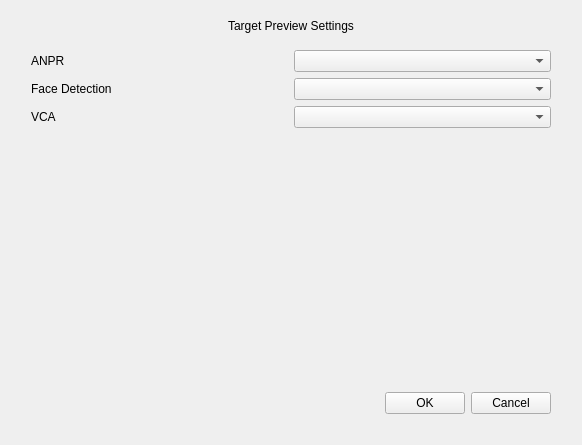
<?xml version="1.0" encoding="UTF-8"?>
<ui version="4.0">
 <class>TargetPreviewSettings</class>
 <widget class="QWidget" name="TargetPreviewSettings">
  <property name="geometry">
   <rect>
    <x>0</x>
    <y>0</y>
    <width>582</width>
    <height>445</height>
   </rect>
  </property>
  <property name="windowTitle">
   <string>Form</string>
  </property>
  <layout class="QVBoxLayout" name="verticalLayout">
   <property name="spacing">
    <number>0</number>
   </property>
   <item>
    <widget class="QLabel" name="label_title">
     <property name="minimumSize">
      <size>
       <width>0</width>
       <height>30</height>
      </size>
     </property>
     <property name="text">
      <string>Target Preview Settings</string>
     </property>
     <property name="alignment">
      <set>Qt::AlignCenter</set>
     </property>
    </widget>
   </item>
   <item>
    <widget class="QWidget" name="widget_background" native="true">
     <property name="sizePolicy">
      <sizepolicy hsizetype="Preferred" vsizetype="Expanding">
       <horstretch>0</horstretch>
       <verstretch>0</verstretch>
      </sizepolicy>
     </property>
     <layout class="QVBoxLayout" name="verticalLayout_2">
      <property name="leftMargin">
       <number>20</number>
      </property>
      <property name="rightMargin">
       <number>20</number>
      </property>
      <property name="bottomMargin">
       <number>20</number>
      </property>
      <item>
       <layout class="QGridLayout" name="gridLayout">
        <item row="0" column="1">
         <widget class="ComboBox" name="comboBoxAnpr"/>
        </item>
        <item row="2" column="0">
         <widget class="MyLabel" name="labelVca">
          <property name="text">
           <string>VCA</string>
          </property>
         </widget>
        </item>
        <item row="0" column="0">
         <widget class="MyLabel" name="labelAnpr">
          <property name="text">
           <string>ANPR</string>
          </property>
         </widget>
        </item>
        <item row="2" column="1">
         <widget class="ComboBox" name="comboBoxVca"/>
        </item>
        <item row="1" column="0">
         <widget class="MyLabel" name="labelFace">
          <property name="text">
           <string>Face Detection</string>
          </property>
         </widget>
        </item>
        <item row="1" column="1">
         <widget class="ComboBox" name="comboBoxFace"/>
        </item>
       </layout>
      </item>
      <item>
       <spacer name="verticalSpacer">
        <property name="orientation">
         <enum>Qt::Vertical</enum>
        </property>
        <property name="sizeHint" stdset="0">
         <size>
          <width>20</width>
          <height>40</height>
         </size>
        </property>
       </spacer>
      </item>
      <item>
       <layout class="QHBoxLayout" name="horizontalLayout">
        <item>
         <spacer name="horizontalSpacer">
          <property name="orientation">
           <enum>Qt::Horizontal</enum>
          </property>
          <property name="sizeHint" stdset="0">
           <size>
            <width>40</width>
            <height>20</height>
           </size>
          </property>
         </spacer>
        </item>
        <item>
         <widget class="QPushButton" name="pushButtonOk">
          <property name="text">
           <string>OK</string>
          </property>
         </widget>
        </item>
        <item>
         <widget class="QPushButton" name="pushButtonCancel">
          <property name="text">
           <string>Cancel</string>
          </property>
         </widget>
        </item>
       </layout>
      </item>
     </layout>
    </widget>
   </item>
  </layout>
 </widget>
 <customwidgets>
  <customwidget>
   <class>ComboBox</class>
   <extends>QComboBox</extends>
   <header>combobox.h</header>
  </customwidget>
  <customwidget>
   <class>MyLabel</class>
   <extends>QLabel</extends>
   <header>mylabel.h</header>
  </customwidget>
 </customwidgets>
 <resources/>
 <connections/>
</ui>
